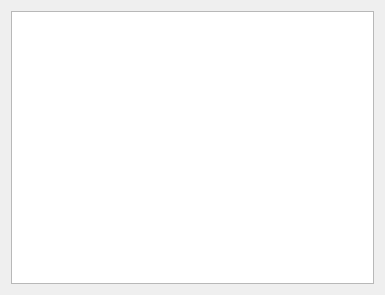
<?xml version="1.0" encoding="UTF-8"?>
<ui version="4.0">
 <class>Dialog</class>
 <widget class="QDialog" name="Dialog">
  <property name="geometry">
   <rect>
    <x>0</x>
    <y>0</y>
    <width>385</width>
    <height>295</height>
   </rect>
  </property>
  <property name="windowTitle">
   <string>Diagnostic Power</string>
  </property>
  <layout class="QGridLayout" name="gridLayout_2">
   <item row="0" column="0">
    <layout class="QGridLayout" name="gridLayout">
     <item row="0" column="0">
      <widget class="QTextEdit" name="textEdit">
       <property name="readOnly">
        <bool>true</bool>
       </property>
      </widget>
     </item>
    </layout>
   </item>
  </layout>
 </widget>
 <resources/>
 <connections/>
</ui>
